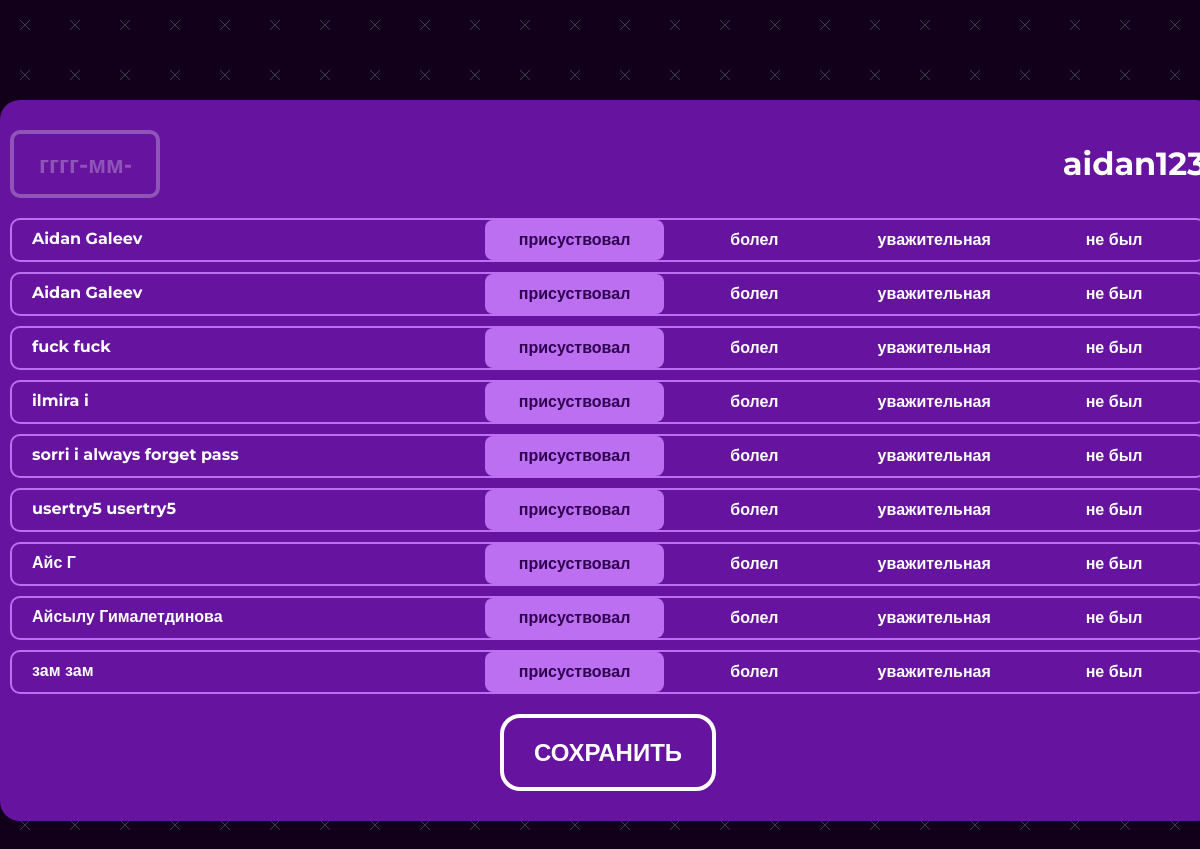
The page /lesson_edit (signed in) on the database as committed earlier.
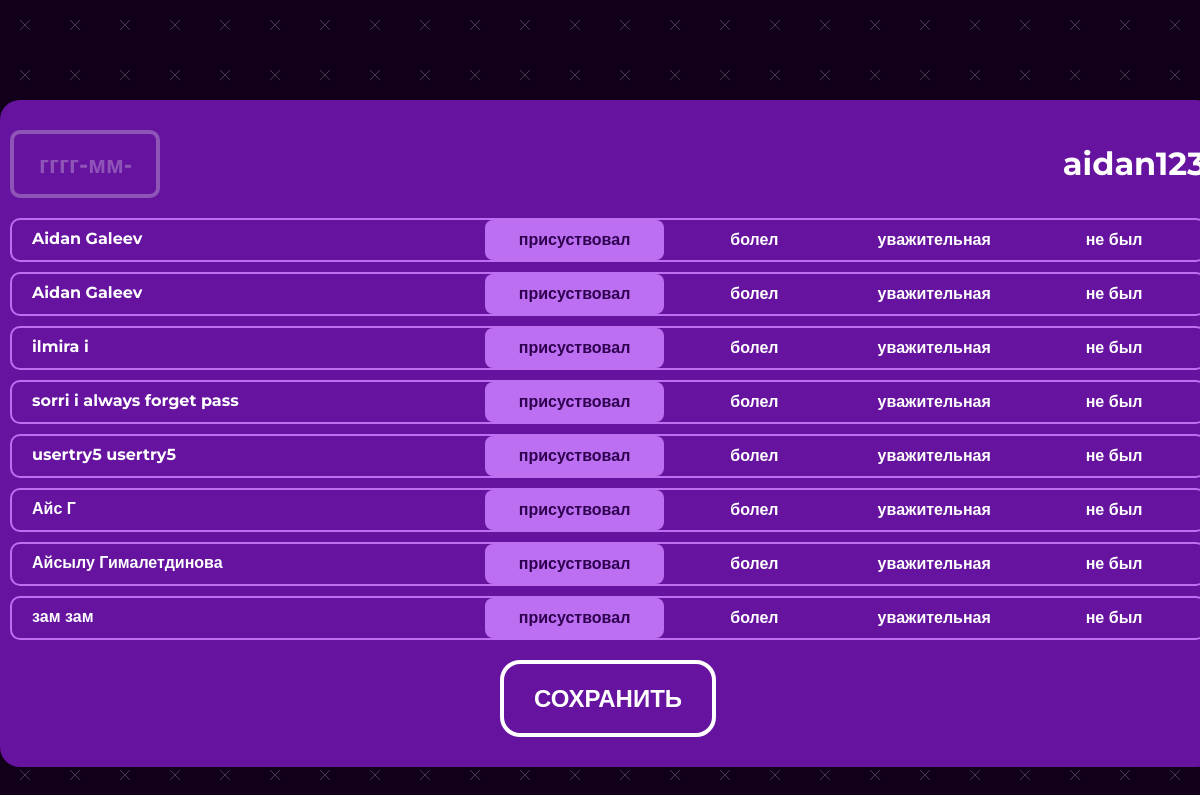
The same page on the database as committed later.
### main/models.py (models this page shows, shortened)
class Student(models.Model):
    SIMPLE_STUDENT = 0
    STUDENT_WITH_CAPABILITIES = 1
    HEADMAN = 2
    PERMISSION = [
        (SIMPLE_STUDENT, 'Обычный студент'),
        (STUDENT_WITH_CAPABILITIES, 'Студент с дополнительными возможностями'),
        (HEADMAN, 'Староста')
    ]
    WAITING = 0
    IS_APPPROVED = 1
    NOT_APPPROVED = 2
    STATE =[
        (WAITING, "Ожидание"),
        (IS_APPPROVED, 'Одобрено'),
        (NOT_APPPROVED, "Не одобрено")
    ]
    permission = models.SmallIntegerField(choices=PERMISSION, default=SIMPLE_STUDENT)
    room = models.ForeignKey(Room, on_delete=models.CASCADE)
    user = models.OneToOneField(User, on_delete=models.CASCADE)
    state = models.SmallIntegerField(choices=STATE, default=WAITING)
    class Meta:
        ordering = ['state']

### main/views.py (the view, shortened to what this page needs)
# urls.py: path('lesson_edit', views.lesson_edit, name='lesson_edit'),
@login_required()
def lesson_edit(request):
    cur_student = get_student(request)
    contex = {
        'group': get_group(cur_student),
        'lesson_name': request.session.get('lesson_name')
    }
    return render(request, "main/lesson_edit.html", context=contex)

### main/views.py (called while the page is built)
def get_student(request):
    return Student.objects.get(user=request.user)

def get_group(cur_student):
    group = Student.objects.filter(room=cur_student.room).order_by('user__last_name', 'user__first_name')
    return group

### main/templates/main/lesson_edit.html (shortened to what this page needs)
<!doctype html>
{% load static %}
<html lang="en">
  <head>
    <link rel="stylesheet" href="{% static 'main/css/main.css' %}">
  </head>
  <body>
    <div class="wrapper">
      <main class="main">
        <div class="container">
          <div class="lessonedit__container">
            <form class="lessonedit__form" action="" method="post">
              <div class="lessonedit__top">
                <input type="text" class="lessonedit__input input" placeholder="гггг-мм-дд" name="date">
                <h4 class="lessonedit__title">{{ lesson_name }}</h4>
              </div>
              <div class="lessonedit__list">
                {% for student in group %}
                <div class="lessonedit__item">
                  <div class="lessonedit__name">{{ student.user.first_name }} {{ student.user.last_name }}</div>
                  <label for="status21*{{student.user.id}}" class="lessonedit__box">
                    присуствовал
                  </label>
                  <label for="status22*{{student.user.id}}" class="lessonedit__box">
                    болел
                  </label>
                  <label for="status23*{{student.user.id}}" class="lessonedit__box">
                    уважительная
                  </label>
                  <label for="status24*{{student.user.id}}" class="lessonedit__box">
                    не был
                  </label>
                </div>
                {% endfor %}
              </div>
              <input class="btn modal__btn" name='submit' type="submit" value="СОХРАНИТЬ">
            </form>
          </div>
        </div>
      </main>
    </div>
  </body>
</html>

Rows that differ between the two databases and show on the page:
removed Student: user.first_name "fuck", user.last_name "fuck"
